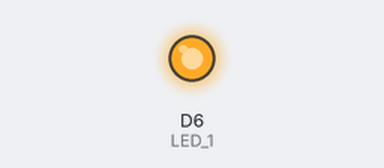
Bench run of a sketch on a simulated ESP8266 (NodeMCU). Parts: output pins drawn as LEDs (lit = HIGH).

Above: at 0.5 s.
At 54.5 s:
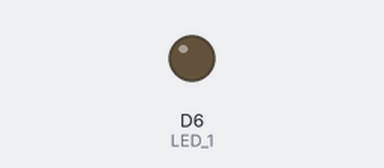
Timing chart, 0 to 62.4 s (numbered marks = the images above):
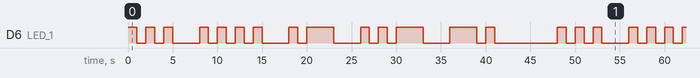

Measured:
- by itself, D6 (LED_1): moves between LOW and HIGH, repeating every 48.0 s
- by itself, everything shown: repeats every 48.0 s, in 28 steps

The sketch:

NameInMorseCode.ino
```cpp
#include <vector>
#include <map>
#include <string>

const int LED_1 = D6;
const int UNIT = 1000;

const std::map<char, std::vector<bool>> letters =
{
    { 'a', { 0, 1 } },
    { 'h', { 0, 0, 0, 0 } },
    { 'n', { 1, 0 } },
    { 's', { 0, 0, 0 } },
    { 'u', { 0, 0, 1 }}
};

void setup()
{
	pinMode(LED_1, OUTPUT);
}

void dot()
{
    digitalWrite(LED_1, HIGH);
    delay(UNIT);
    digitalWrite(LED_1, LOW);
    delay(UNIT);
}

void dash()
{
    digitalWrite(LED_1, HIGH);
    delay(3 * UNIT);
    digitalWrite(LED_1, LOW);
    delay(UNIT);
}

void letter(const std::vector<bool>& symbols)
{
    for (bool symbol : symbols)
    {
        if (symbol == 0) dot();
        else dash();
    }

    delay(2 * UNIT); // already delayed one unit after the last dot/dash
}

void word(const std::string wrd)
{
    for (char ch : wrd)
    {
        ch = std::tolower(ch);

        if (letters.find(ch) != letters.end()) letter(letters.at(ch));
    }

    delay(4 * UNIT); // already delayed three units after the last letter
}

void loop()
{
    word("Shaun");
}
```
